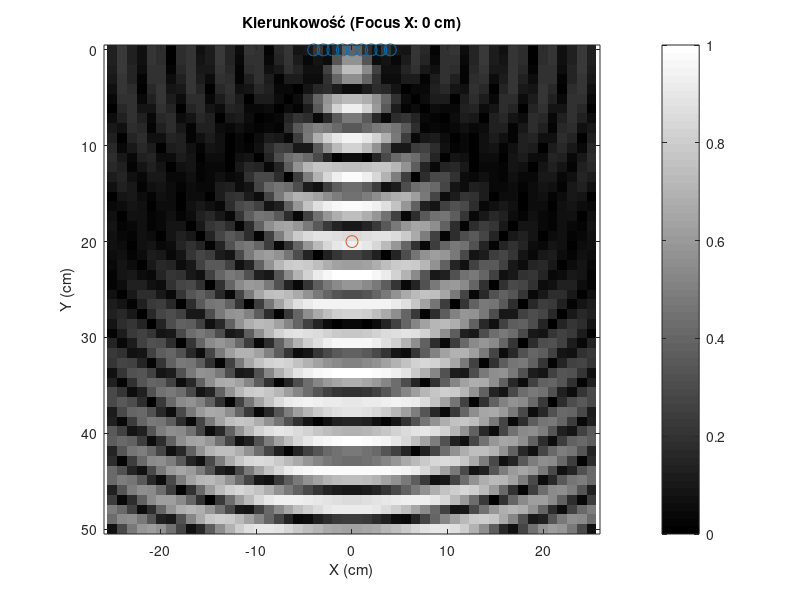
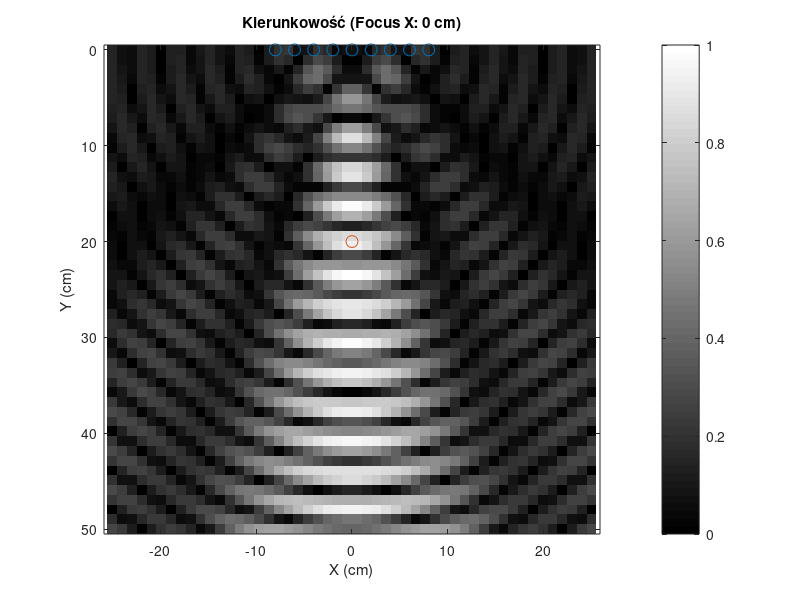
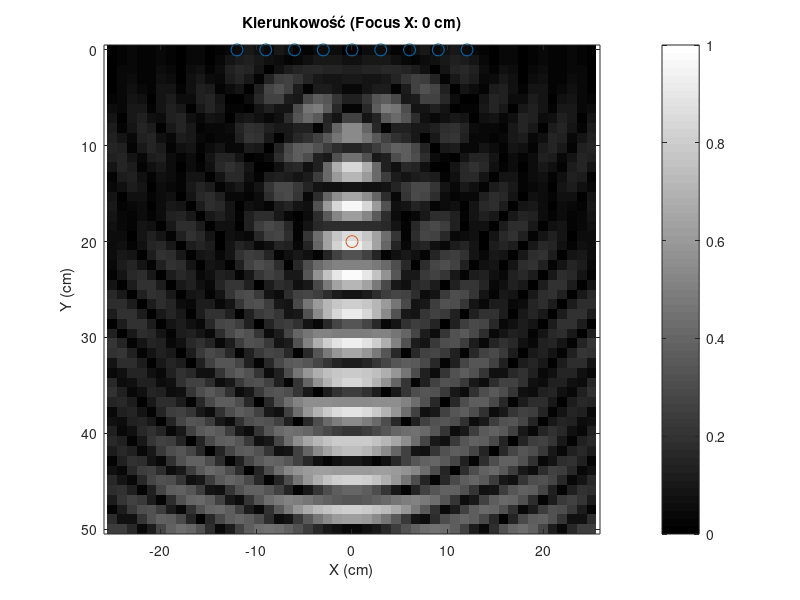
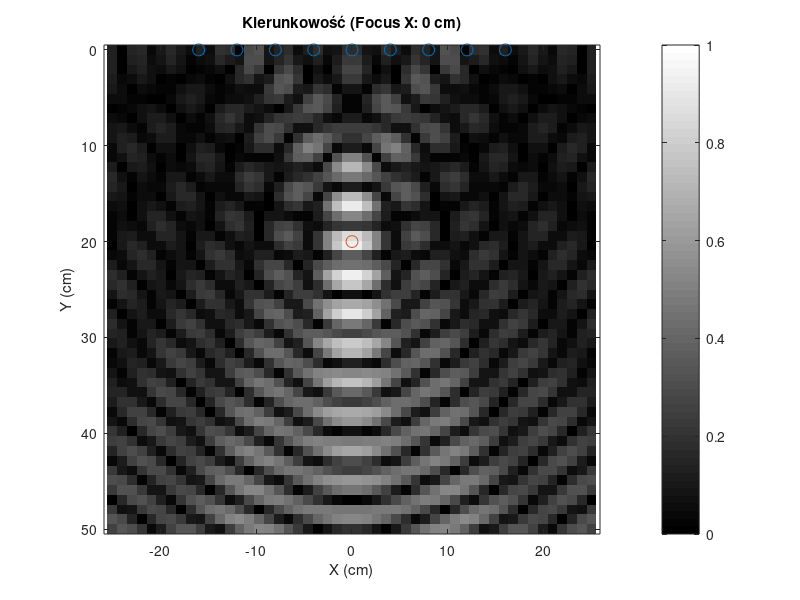

Here is the MATLAB script that generated these plots, in order:
clear all;
close all;

% Constants
vs = 34300; % Speed of sound (cm/s)
omega = 5000 * 2 * pi; % Frequency (rad/s)

% Grid size (physical dimensions)
si = 50; % Size of grid in cm
grid_points = 50; % Number of grid points
x = linspace(-si/2, si/2, grid_points); % x-coordinates
y = linspace(0, si, grid_points); % y-coordinates
[X, Y] = meshgrid(x, y); % Create a 2D grid

% Source and microphone positions
mic_spacing = [1 2 3 4 5 6]
rn_t = [-4 0; -3 0; -2 0; -1 0; 0 0; 1 0; 2 0; 3 0;4 0]; % Microphone positions (cm)

% Initialize parameters for sweeping
focus_y = 20; % Fixed y-coordinate for the focus point
focus_x_range = linspace(-si/2, si/2, 3); % Sweep x-coordinate of focus point
num_sweeps = length(mic_spacing);

% Loop through each focus point and generate separate figures
for sweep_idx = 1:num_sweeps
    % Current focal point
    %rf = [focus_x_range(sweep_idx), focus_y]; 
     rf = [0, focus_y];
    % Initialize directivity matrix
    D = zeros(grid_points, grid_points);
    rn = rn_t.*mic_spacing(sweep_idx);

    % Calculate directivity for the current focal point
    for n = 1:size(rn, 1)
        dist_focus_to_mic = vecnorm(rf - rn(n,:), 2, 2); % Focus to mic
        for i = 1:grid_points
            for j = 1:grid_points
                grid_point = [X(i, j), Y(i, j)];
                dist_point_to_mic = vecnorm(grid_point - rn(n,:), 2, 2); % Grid to mic
                D(i, j) = D(i, j) + exp(-1j * omega * dist_point_to_mic / vs) ...
                                    .* exp(1j * omega * dist_focus_to_mic / vs)./size(rn,1);
            end
        end
    end
    clims = [0 1];
    % Plot directivity before making real
  % figure;
  % imagesc(x, y, abs(D),clims); % Plot the magnitude of directivity
  % colormap('gray')
  % %imagesc(x, y, abs(D))
  % colorbar;
  % title(['Kierunkowość (Focus X: ', num2str(rf(1)), ' cm)']);
  % xlabel('X (cm)');
  % ylabel('Y (cm)');
  % axis equal;
  % hold on;
%
  % % Plot microphone positions
  % scatter(rn(:,1), rn(:,2), 75, 'rx'); % Microphones in red
%
  % % Plot focal point
  % scatter(rf(1), rf(2), 75, 'ko'); % Focal point in blue
  % file_name_complex = sprintf('directivity_complex_focus_x_%d.stl', rf(1));
  % %save_stl_mesh(X, Y, abs(D), file_name_complex);
  % % Make D real
  
  % % Save directivity after making real
  % file_name_real = sprintf('directivity_real_focus_x_%d.stl', rf(1));
  % %save_stl_mesh(X, Y, abs(D), file_name_real);
  % % Plot directivity after making real
    D = real(D);
    figure;
    imagesc(x, y, abs(D),clims); % Plot the magnitude of directivity
    %imagesc(x, y, abs(D))
    colormap('gray')
    colorbar;
    title(['Kierunkowość (Focus X: ', num2str(rf(1)), ' cm)']);
    xlabel('X (cm)');
    ylabel('Y (cm)');
    axis equal;
    hold on;

    % Plot microphone positions
    scatter(rn(:,1), rn(:,2), 75, 'rx'); % Microphones in red

    % Plot focal point
    scatter(rf(1), rf(2), 75, 'ko'); % Focal point in blue
end

% Function to save a mesh as an STL file
function save_stl_mesh(X, Y, Z, file_name)
    % Create the triangulation object
    tri = delaunay(X, Y);  % Perform Delaunay triangulation
    vertices = [X(:), Y(:), Z(:)];  % Create vertices matrix

    % Create the triangulation object
    triang = triangulation(tri, vertices);

    % Write the triangulation to an STL file
    stlwrite(triang,file_name);
end